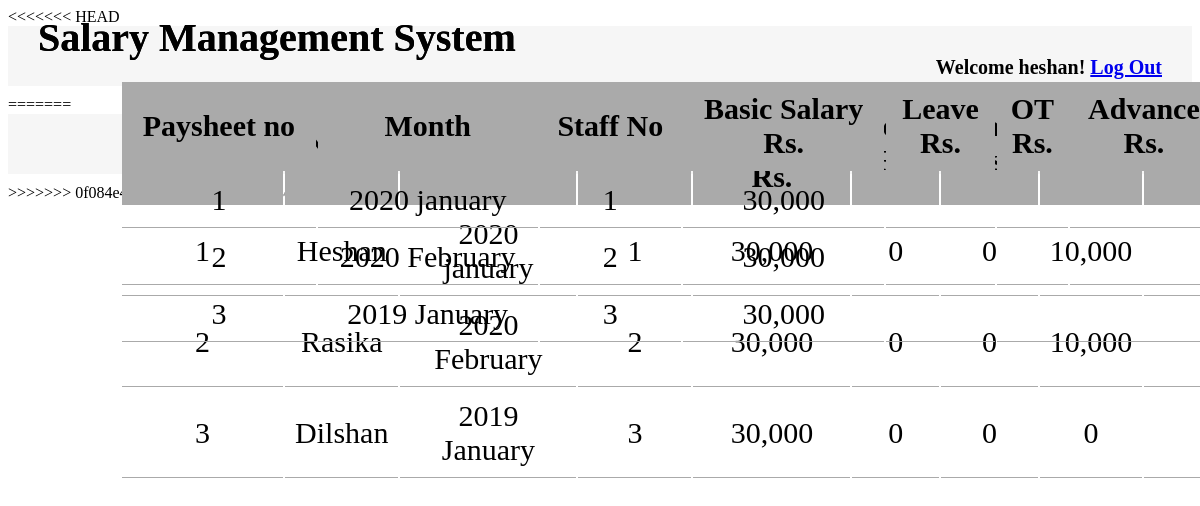
The app's page /showsalary.php (signed in) with its own data.
### tables this page shows
CREATE TABLE `salary` (
  `paysheet_no` int(10) NOT NULL,
  `name` varchar(50) NOT NULL,
  `month` varchar(50) NOT NULL,
  `staff_no` int(10) NOT NULL,
  `b_salary` varchar(100) NOT NULL,
  `loan` varchar(100) NOT NULL,
  `leave` varchar(100) NOT NULL,
  `ot` varchar(100) NOT NULL,
  `advance` varchar(100) NOT NULL,
  `net_amount` varchar(100) NOT NULL,
  `delet` int(4) NOT NULL
);

### showsalary.php (the view, shortened to what this page needs)
<?php require('inc/connection.php');?>
<?php
    $salary_list = '';
    $query ="SELECT * FROM salary WHERE paysheet_no";
    $allsalary =mysqli_query($connection, $query);
    if($allsalary) {
    	while ($onesalary = mysqli_fetch_assoc($allsalary)) {
    		$salary_list .="<tr>";
    		$salary_list .="<td>{$onesalary['paysheet_no']}</td>";
    		$salary_list .="<td>{$onesalary['name']}</td>";
    		$salary_list .="<td>{$onesalary['month']}</td>";
    		$salary_list .="<td>{$onesalary['staff_no']}</td>";
    		$salary_list .="<td>{$onesalary['b_salary']}</td>";
    		$salary_list .="<td>{$onesalary['loan']}</td>";
    		$salary_list .="<td>{$onesalary['leave']}</td>";
    		$salary_list .="<td>{$onesalary['ot']}</td>";
    		$salary_list .="<td>{$onesalary['advance']}</td>";
    		$salary_list .="<td>{$onesalary['net_amount']}</td>";
    		$salary_list .="<td><a href = http://localhost/ssms/edit.php>Edit</a></td>";
    		$salary_list .="<td><a href = http://localhost/ssms/deletesheet.php>Delete</a></td>";
    		$salary_list .="</tr>";
    	}
    }
?>
<!DOCTYPE html>
<html>
<head>
    <link rel="stylesheet"  href="css/showsalary.css">
</head>
<body>
	<form action="showsalarys.php" method="POST">
	<header>
        <div class ="appname">Salary Management System</div>
		<div class="loggedin">Welcome <?php echo $_SESSION['username']; ?>! <a href="logout.php">Log Out</a></div>
	</header>
	<div>
		<main>
		    <table class="masterline">
		    	<tr>
		    		<th>Paysheet no</th>
		    		<th>Name</th>
		    		<th>Month</th>
		    		<th>Staff No</th>
		    		<th>Basic Salary<br>Rs.</br></th>
		    		<th>Loan<br>Rs.</br></th>
		    		<th>Leave<br>Rs.</br></th>
		    		<th>OT<br>Rs.</br></th>
		    		<th>Advance<br>Rs.</br></th>
		    	</tr>
		    	<?php echo $salary_list  ?>
		    </table>
		</main>
	</div>
</body>
<?php require('inc/connection.php');?>
<?php
    $salary_list = '';
    $query ="SELECT * FROM salary WHERE paysheet_no";
    $allsalary =mysqli_query($connection, $query);
    if($allsalary) {
    	while ($onesalary = mysqli_fetch_assoc($allsalary)) {
    		$salary_list .="<tr>";
    		$salary_list .="<td>{$onesalary['paysheet_no']}</td>";
    		$salary_list .="<td>{$onesalary['month']}</td>";
    		$salary_list .="<td>{$onesalary['staff_no']}</td>";
    		$salary_list .="<td>{$onesalary['b_salary']}</td>";
    		$salary_list .="<td>{$onesalary['staff_leave']}</td>";
    		$salary_list .="<td>{$onesalary['staff_ot']}</td>";
    		$salary_list .="<td>{$onesalary['staff_advance']}</td>";
    		$salary_list .="<td>{$onesalary['net_amount']}</td>";
    		$salary_list .="<td><a href = http://localhost/ssms/salarymang.php>Edit</a></td>";
    		$salary_list .="<td><a href = http://localhost/ssms/salarymang.php>Delete</a></td>";
    		$salary_list .="</tr>";
    	}
    }
?>
<!DOCTYPE html>
<html>
<head>
	<link rel="stylesheet" type="text/css" href="css/main.css">
</head>
<body>
	<header>
		<div class = "appname">Salary Management System</div>
		<div class="loggedin">Welcome <?php echo $_SESSION['username']; ?>! <a href="logout.php">Log Out</a>></div>
	</header>
	<main>
	    <table class="masterline">
	    	<tr>
	    		<th>Paysheet no</th>
	    		<th>Month</th>
	    		<th>Staff No</th>
	    		<th>Basic Salary<br>Rs.</br></th>
	    		<th>Leave<br>Rs.</br></th>
	    		<th>OT<br>Rs.</br></th>
	    		<th>Advance<br>Rs.</br></th>
	    	</tr>
	    	<?php echo $salary_list  ?>
	    </table>
	</main>
</body>
</html>

### css/showsalary.css (style rules this page uses)
body header { font-weight: bold; font-size:40px; padding: 30px; background:#f6f6f6; }
.appname { float: left; font-size: 40px; position: absolute; top: 1.75%; }
.loggedin { float: right; font-size: 20px; }
main { width: 1000%; margin: 10px; }
table { margin: 0%; width: 1500px; position: absolute; top: 10%; left:10%; border-collapse: separate; text-align: center; font-size: 30px; }
table.masterline th { background: #aaa; }
table.masterline th, table.masterline td { padding: 10px; border-bottom:1px solid #aaa; }

### css/main.css (style rules this page uses)
body header .loggedin { float: right; font-size: 20px; top: 5%; }
body header { font-weight: bold; font-size:40px; padding: 30px; background:#f6f6f6; }
.appname { float: left; font-size: 40px; position: absolute; top: 1.75%; }
.loggedin { float: right; font-size: 20px; }

### records on screen
salary: paysheet_no "1", name "Heshan", month "2020 january", staff_no "1", b_salary "30,000", loan "0", leave "0", ot "10,000"
salary: paysheet_no "2", name "Rasika", month "2020 February", staff_no "2", b_salary "30,000", loan "0", leave "0", ot "10,000"
salary: paysheet_no "3", name "Dilshan", month "2019 January", staff_no "3", b_salary "30,000", loan "0", leave "0", ot "0"

### other values on screen
$_SESSION['username'] "heshan"
